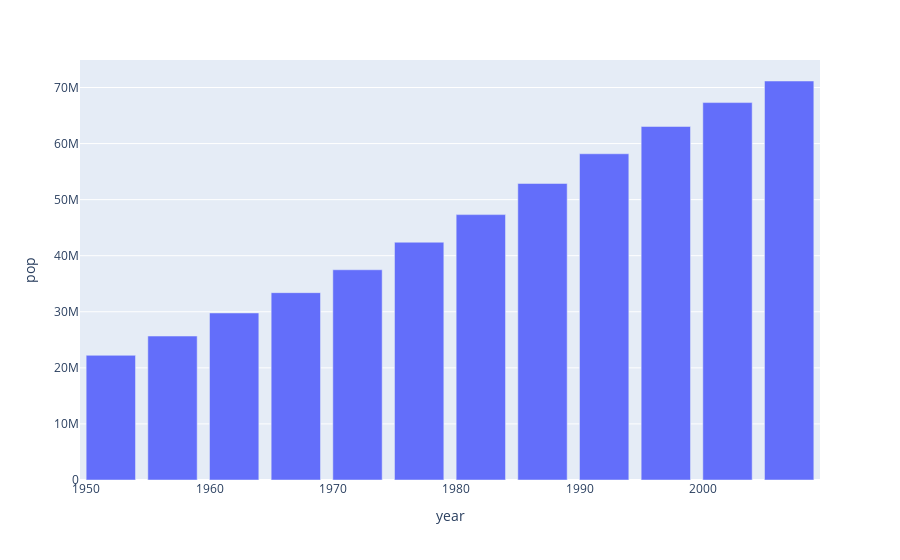

Write notebook code for a chart like this one.
### Code cell
gm_turkey = px.data.gapminder().query("country == 'Turkey'")
px.bar(gm_turkey, x = "year", y = "pop")

### Figure 1 — Plotly figure (JSON) as saved in the notebook; plotly's stock layout.template omitted (floating-point values rounded to 4 significant figures)
{"data": [{"alignmentgroup": "True", "hovertemplate": "year=%{x}<br>pop=%{y}<extra></extra>", "legendgroup": "", "marker": {"color": "#636efa", "pattern": {"shape": ""}}, "name": "", "offsetgroup": "", "orientation": "v", "showlegend": false, "textposition": "auto", "type": "bar", "x": [1952, 1957, 1962, 1967, 1972, 1977, 1982, 1987, 1992, 1997, 2002, 2007], "xaxis": "x", "y": [22235677, 25670939, 29788695, 33411317, 37492953, 42404033, 47328791, 52881328, 58179144, 63047647, 67308928, 71158647], "yaxis": "y"}], "layout": {"barmode": "relative", "legend": {"tracegroupgap": 0}, "margin": {"t": 60}, "xaxis": {"anchor": "y", "domain": [0, 1], "title": {"text": "year"}}, "yaxis": {"anchor": "x", "domain": [0, 1], "title": {"text": "pop"}}}}
